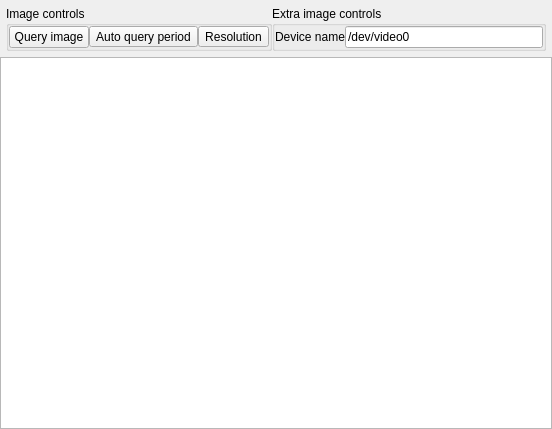
<?xml version="1.0" encoding="UTF-8"?>
<ui version="4.0">
 <class>CCamera</class>
 <widget class="QWidget" name="CCamera">
  <property name="geometry">
   <rect>
    <x>0</x>
    <y>0</y>
    <width>552</width>
    <height>429</height>
   </rect>
  </property>
  <property name="windowTitle">
   <string>Camera</string>
  </property>
  <property name="windowIcon">
   <iconset resource="images.qrc">
    <normaloff>:/images/camera.png</normaloff>:/images/camera.png</iconset>
  </property>
  <layout class="QVBoxLayout" name="verticalLayout">
   <property name="spacing">
    <number>0</number>
   </property>
   <property name="margin">
    <number>0</number>
   </property>
   <item>
    <layout class="QHBoxLayout" name="horizontalLayout_3">
     <property name="margin">
      <number>6</number>
     </property>
     <item>
      <widget class="QGroupBox" name="imageCtrl">
       <property name="sizePolicy">
        <sizepolicy hsizetype="Preferred" vsizetype="Minimum">
         <horstretch>0</horstretch>
         <verstretch>0</verstretch>
        </sizepolicy>
       </property>
       <property name="title">
        <string>Image controls</string>
       </property>
       <layout class="QHBoxLayout" name="horizontalLayout_4">
        <property name="spacing">
         <number>0</number>
        </property>
        <property name="margin">
         <number>0</number>
        </property>
        <item>
         <widget class="QPushButton" name="imageQuery">
          <property name="text">
           <string>Query image</string>
          </property>
         </widget>
        </item>
        <item>
         <widget class="QToolButton" name="imagePeriod">
          <property name="text">
           <string>Auto query period</string>
          </property>
          <property name="popupMode">
           <enum>QToolButton::InstantPopup</enum>
          </property>
          <property name="arrowType">
           <enum>Qt::NoArrow</enum>
          </property>
         </widget>
        </item>
        <item>
         <widget class="QToolButton" name="imageRes">
          <property name="text">
           <string>Resolution</string>
          </property>
          <property name="popupMode">
           <enum>QToolButton::InstantPopup</enum>
          </property>
         </widget>
        </item>
       </layout>
      </widget>
     </item>
     <item>
      <widget class="QGroupBox" name="imageSuper">
       <property name="sizePolicy">
        <sizepolicy hsizetype="Preferred" vsizetype="Minimum">
         <horstretch>0</horstretch>
         <verstretch>0</verstretch>
        </sizepolicy>
       </property>
       <property name="title">
        <string>Extra image controls</string>
       </property>
       <layout class="QHBoxLayout" name="horizontalLayout">
        <property name="spacing">
         <number>0</number>
        </property>
        <property name="margin">
         <number>0</number>
        </property>
        <item>
         <widget class="QLabel" name="label">
          <property name="text">
           <string>Device name</string>
          </property>
         </widget>
        </item>
        <item>
         <widget class="QLineEdit" name="camDevName">
          <property name="text">
           <string>/dev/video0</string>
          </property>
         </widget>
        </item>
       </layout>
      </widget>
     </item>
    </layout>
   </item>
   <item>
    <widget class="QGraphicsView" name="view"/>
   </item>
  </layout>
 </widget>
 <resources>
  <include location="images.qrc"/>
 </resources>
 <connections/>
</ui>
